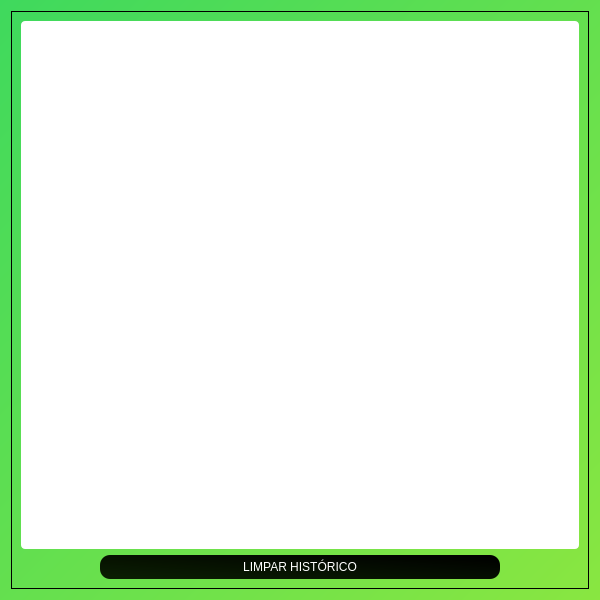
<?xml version="1.0" encoding="UTF-8"?>
<ui version="4.0">
 <class>Form</class>
 <widget class="QWidget" name="Form">
  <property name="windowModality">
   <enum>Qt::WindowModal</enum>
  </property>
  <property name="geometry">
   <rect>
    <x>0</x>
    <y>0</y>
    <width>600</width>
    <height>600</height>
   </rect>
  </property>
  <property name="sizePolicy">
   <sizepolicy hsizetype="Expanding" vsizetype="Expanding">
    <horstretch>0</horstretch>
    <verstretch>0</verstretch>
   </sizepolicy>
  </property>
  <property name="windowTitle">
   <string>Form</string>
  </property>
  <property name="layoutDirection">
   <enum>Qt::LeftToRight</enum>
  </property>
  <property name="autoFillBackground">
   <bool>false</bool>
  </property>
  <property name="styleSheet">
   <string notr="true">background-color: qlineargradient(spread:pad, x1:0, y1:0, x2:1, y2:1, stop:0 rgba(63, 217, 93, 255), stop:1 rgba(137, 230, 65, 255));</string>
  </property>
  <layout class="QVBoxLayout" name="verticalLayout">
   <item>
    <widget class="QFrame" name="frame">
     <property name="frameShape">
      <enum>QFrame::StyledPanel</enum>
     </property>
     <property name="frameShadow">
      <enum>QFrame::Raised</enum>
     </property>
     <layout class="QVBoxLayout" name="verticalLayout_3">
      <item>
       <layout class="QVBoxLayout" name="verticalLayout_2">
        <item>
         <widget class="QListWidget" name="listHistory">
          <property name="styleSheet">
           <string notr="true">background-color: rgb(255, 255, 255);
font: 9pt &quot;Arial&quot;;
border-radius: 4px;
padding: 4px;</string>
          </property>
          <property name="horizontalScrollBarPolicy">
           <enum>Qt::ScrollBarAlwaysOff</enum>
          </property>
          <property name="wordWrap">
           <bool>true</bool>
          </property>
         </widget>
        </item>
       </layout>
      </item>
      <item>
       <layout class="QHBoxLayout" name="horizontalLayout">
        <item>
         <widget class="QPushButton" name="removeHistory">
          <property name="minimumSize">
           <size>
            <width>400</width>
            <height>0</height>
           </size>
          </property>
          <property name="maximumSize">
           <size>
            <width>400</width>
            <height>16777215</height>
           </size>
          </property>
          <property name="styleSheet">
           <string notr="true">background-color: qlineargradient(spread:pad, x1:1, y1:0.074, x2:0, y2:0.966227, stop:0 rgba(0, 0, 0, 255), stop:0.9375 rgba(10, 29, 2, 255));
border-radius: 10px;
padding: 5px;
color: rgb(255, 255, 255);
font: 10pt &quot;Courier&quot;;</string>
          </property>
          <property name="text">
           <string>LIMPAR HISTÓRICO</string>
          </property>
         </widget>
        </item>
       </layout>
      </item>
     </layout>
    </widget>
   </item>
  </layout>
 </widget>
 <resources/>
 <connections/>
</ui>
